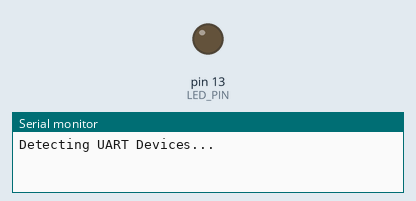
Simulated run of this sketch. Board: Arduino Uno, built with avr-gcc and run on an emulated ATmega328P. Shown: output pins drawn as LEDs (lit = HIGH), the last lines printed to the serial monitor. Pins used as bus, display or sensor lines are not drawn.

Above: at 0.1 s.
At 21.9 s:
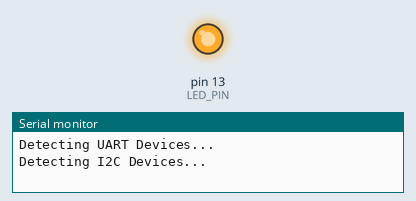
Timing chart, 0 to 25.3 s (numbered marks = the images above):
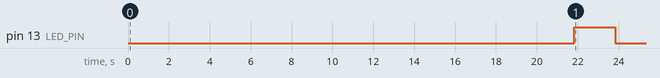

The sketch:

nano_auto_reader.ino
```cpp
#include <Arduino.h>
#include <SoftwareSerial.h>
#include <Wire.h>
#include <SPI.h>

// Define the maximum number of devices to detect
constexpr int MAX_UART_DEVICES = 10;
constexpr int MAX_I2C_DEVICES = 10;
constexpr int MAX_SPI_DEVICES = 10;

// LED pin for visual indication
constexpr int LED_PIN = 13;

// Structure to store information about detected UART devices
struct UARTDeviceInfo {
  uint8_t rxPin;
  uint8_t txPin;
  long baudRate;
  String name;
  // Add more information as needed
};

// Structure to store information about detected I2C devices
struct I2CDeviceInfo {
  uint8_t address;
  String name;
  // Add more information as needed
};

// Structure to store information about detected SPI devices
struct SPIDeviceInfo {
  uint8_t csPin;
  SPISettings settings;
  String name;  // Add more information as needed
};

// Arrays to store detected devices
UARTDeviceInfo detectedUARTDevices[MAX_UART_DEVICES];
I2CDeviceInfo detectedI2CDevices[MAX_I2C_DEVICES];
SPIDeviceInfo detectedSPIDevices[MAX_SPI_DEVICES];

// Counts of detected devices
int detectedUARTDevicesCount = 0;
int detectedI2CDevicesCount = 0;
int detectedSPIDevicesCount = 0;

// Function to initialize the LED
void initializeLED() {
  pinMode(LED_PIN, OUTPUT);
}

// Function to blink the LED as a visual indication
void blinkLED() {
  digitalWrite(LED_PIN, HIGH);
  delay(200);
  digitalWrite(LED_PIN, LOW);
}

// Function to send a request and check the response for UART devices
bool sendAndCheckResponse(uint8_t rxPin, uint8_t txPin, long baudRate, const String& request, const String& expectedResponse) {
  SoftwareSerial serialSoft(rxPin, txPin);
  serialSoft.begin(baudRate);
  serialSoft.write(request.c_str());

  delay(10);

  String response;
  while (serialSoft.available()) {
    response += char(serialSoft.read());
  }

  serialSoft.end();

  return (response == expectedResponse);
}

// Function to detect UART devices
void detectUARTDevices() {
  Serial.println("Detecting UART Devices...");

  long baudRates[] = {9600, 19200, 38400, 57600, 115200};

  for (int i = 0; i < sizeof(baudRates) / sizeof(baudRates[0]); ++i) {
    for (uint8_t rxPin = 2; rxPin <= 19; ++rxPin) {
      for (uint8_t txPin = 2; txPin <= 19; ++txPin) {
        if (rxPin != txPin && detectedUARTDevicesCount < MAX_UART_DEVICES) {
          // Send a request and check the response for UART devices
          if (sendAndCheckResponse(rxPin, txPin, baudRates[i], "ID_REQUEST", "ID_RESPONSE")) {
            detectedUARTDevices[detectedUARTDevicesCount++] = {rxPin, txPin, baudRates[i], "Device " + String(detectedUARTDevicesCount)};
            blinkLED(); // Blink LED on successful detection
          }
        }
      }
    }
  }
}

// Function to detect I2C devices
void detectI2CDevices() {
  Serial.println("Detecting I2C Devices...");

  for (uint8_t sda = 2; sda <= 19; ++sda) {
    for (uint8_t scl = 2; scl <= 19; ++scl) {
      if (sda != scl && detectedI2CDevicesCount < MAX_I2C_DEVICES) {
        Wire.begin();
        Wire.beginTransmission(sda);
        uint8_t result = Wire.endTransmission();

        if (result == 0) {
          detectedI2CDevices[detectedI2CDevicesCount++] = {sda, "Device " + String(detectedI2CDevicesCount)};
          blinkLED(); // Blink LED on successful detection
        } else {
          Serial.print("Garbage value or improper signal at address 0x");
          Serial.println(sda, HEX);
        }
      }
    }
  }
}

// Function to detect SPI devices
void detectSPIDevices() {
  Serial.println("Detecting SPI Devices...");

  for (uint8_t csPin = 2; csPin <= 19; ++csPin) {
    for (uint8_t spiMode = 0; spiMode <= 3; ++spiMode) {
      for (uint8_t bitOrder = 0; bitOrder <= 1; ++bitOrder) {
        for (uint32_t dataRate = 1000000; dataRate <= 8000000; dataRate *= 2) {
          if (detectedSPIDevicesCount < MAX_SPI_DEVICES) {
            SPISettings settings(dataRate, bitOrder ? MSBFIRST : LSBFIRST, spiMode);
            SPI.beginTransaction(settings);

            // Placeholder for SPI detection logic
            digitalWrite(csPin, LOW);
            delayMicroseconds(10); // Adjust the delay based on your SPI device requirements
            uint8_t response = SPI.transfer(0x00); // Send a dummy byte
            digitalWrite(csPin, HIGH);

            SPI.endTransaction();

            if (response != 0xFF) {
              detectedSPIDevices[detectedSPIDevicesCount++] = {csPin, settings, "Device " + String(detectedSPIDevicesCount)};
              blinkLED(); // Blink LED on successful detection
            }
          }
        }
      }
    }
  }
}

// Function to print information about detected UART devices
void printUARTDeviceInfo() {
  Serial.println("UART Devices:");
  for (int i = 0; i < detectedUARTDevicesCount; ++i) {
    Serial.print("Name: ");
    Serial.print(detectedUARTDevices[i].name);
    Serial.print(", RX Pin (Receive): ");
    Serial.print(detectedUARTDevices[i].rxPin);
    Serial.print(", TX Pin (Transmit): ");
    Serial.print(detectedUARTDevices[i].txPin);
    Serial.print(", Baud Rate: ");
    Serial.println(detectedUARTDevices[i].baudRate);
    // Print additional information if needed
  }
}

// Function to print information about detected I2C devices
void printI2CDeviceInfo() {
  Serial.println("I2C Devices:");
  for (int i = 0; i < detectedI2CDevicesCount; ++i) {
    Serial.print("Address: 0x");
    Serial.print(detectedI2CDevices[i].address, HEX);
    Serial.print(", Name: ");
    Serial.println(detectedI2CDevices[i].name);
    // Print additional information if needed
  }
}

// Function to print information about detected SPI devices
void printSPIDeviceInfo() {
  Serial.println("SPI Devices:");
  for (int i = 0; i < detectedSPIDevicesCount; ++i) {
    Serial.print("CS Pin: ");
    Serial.print(detectedSPIDevices[i].csPin);
    Serial.print(", Name: ");
    Serial.println(detectedSPIDevices[i].name);
    // Print additional information if needed
  }
}

// Function to print information about all detected devices
void printDeviceInfo() {
  Serial.println("Detected Devices Information:");

  printUARTDeviceInfo();
  printI2CDeviceInfo();
  printSPIDeviceInfo(); // Add more print functions if needed

  // You can add other device print functions here
}

// Function to detect and print information about all devices
void detectAndPrintDevices() {
  detectUARTDevices();
  detectI2CDevices();
  detectSPIDevices(); // Add more detection functions if needed

  // You can add other device detection functions here

  // Print all detected devices information
  printDeviceInfo();
}

void setup() {
  Serial.begin(9600);
  initializeLED();

  detectAndPrintDevices();
}

void loop() {
  // Your main loop logic goes here
  // You can add additional code as needed
}
```
